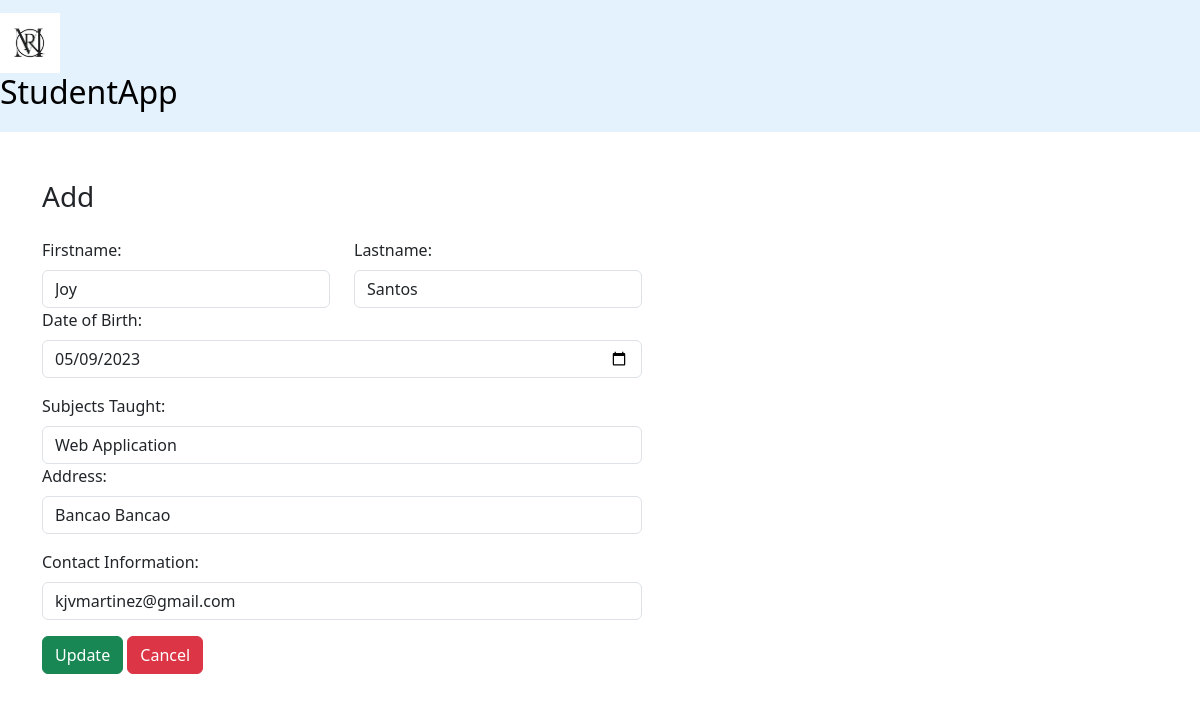
Page /edit_teacher.php?id=2 on the committed database.
### tables this page shows
CREATE TABLE `teachers` (
  `id_teacher` int NOT NULL AUTO_INCREMENT,
  `firstname` varchar(50) NOT NULL,
  `lastname` varchar(50) NOT NULL,
  `dateOfBirth` varchar(50) NOT NULL,
  `subjects_taught` varchar(50) NOT NULL,
  `address` varchar(100) NOT NULL,
  `contactInfo` varchar(100) NOT NULL,
  PRIMARY KEY (`id_teacher`)
);

### edit_teacher.php (the view, shortened to what this page needs)
<?php
include "config/config.php";
$id = $_GET['id'];
$sql = "SELECT * FROM `teachers` WHERE id_teacher = '$id'";
$result = mysqli_query($conn, $sql);
$row = mysqli_fetch_assoc($result);
?>
<!DOCTYPE html>
<html lang="en">
<head>
    <link href="https://cdn.jsdelivr.net/npm/bootstrap@5.3.0-alpha3/dist/css/bootstrap.min.css" rel="stylesheet"
>
</head>
<body>
<nav class ="navbar navbar-light justify-content-left fs-3 mb-5" style="background-color: #e3f2fd;">
        <a class="navbar-brand" href="#">
      <img src="RM.png" alt="RM" width="60" height="60">
      <h2 class = "student justify-content">StudentApp</h2>
    </a>
</nav>
    <div class="container">
        <div class="text-left mb-4">
            <h3>Add</h3>
        </div>
        <form action="" method="post" style="width:50vw; min-width:300px;">
            <div class="row mb-3">
                <div class="col">
                    <label class="form-label">Firstname:</label>
                    <input type="text" class="form-control" name="firstname"
                        value="<?php echo $row['firstname'] ?>">
                </div>
                <div class="col">
                    <label class="form-label">Lastname:</label>
                    <input type="text" class="form-control" name="lastname"
                        value="<?php echo $row['lastname'] ?>">
                </div>
                <div class="mb-3">
                    <label class="form-label">Date of Birth:</label>
                    <input type="date" class="form-control" name="dateOfBirth"
                        value="<?php echo $row['dateOfBirth'] ?>">
                </div>
                <div class="col">
                    <label class="form-label">Subjects Taught:</label>
                    <input type="text" class="form-control" name="subjects_taught"
                        value="<?php echo $row['subjects_taught'] ?>">
                </div>
                <div class="mb-3">
                    <label class="form-label">Address:</label>
                    <input type="text" class="form-control" name="address"
                        value="<?php echo $row['address'] ?>">
                </div>
                <div class="mb-3">
                    <label class="form-label">Contact Information:</label>
                    <input type="text" class="form-control" name="contactInfo"
                        value="<?php echo $row['contactInfo'] ?>">
                </div>
                <div>
                    <button type="submit" class="btn btn-success" name="submit">
                        Update
                    </button>
                    <a href="student.php" class="btn btn-danger">Cancel</a>
                </div>
            </div>
        </form>
    </div>
</body>
</html>

### rows in the picture
teachers: firstname "Joy", lastname "Santos", dateOfBirth "05/09/2023", subjects_taught "Web Application", address "Bancao Bancao", contactInfo "kjvmartinez@gmail.com"
